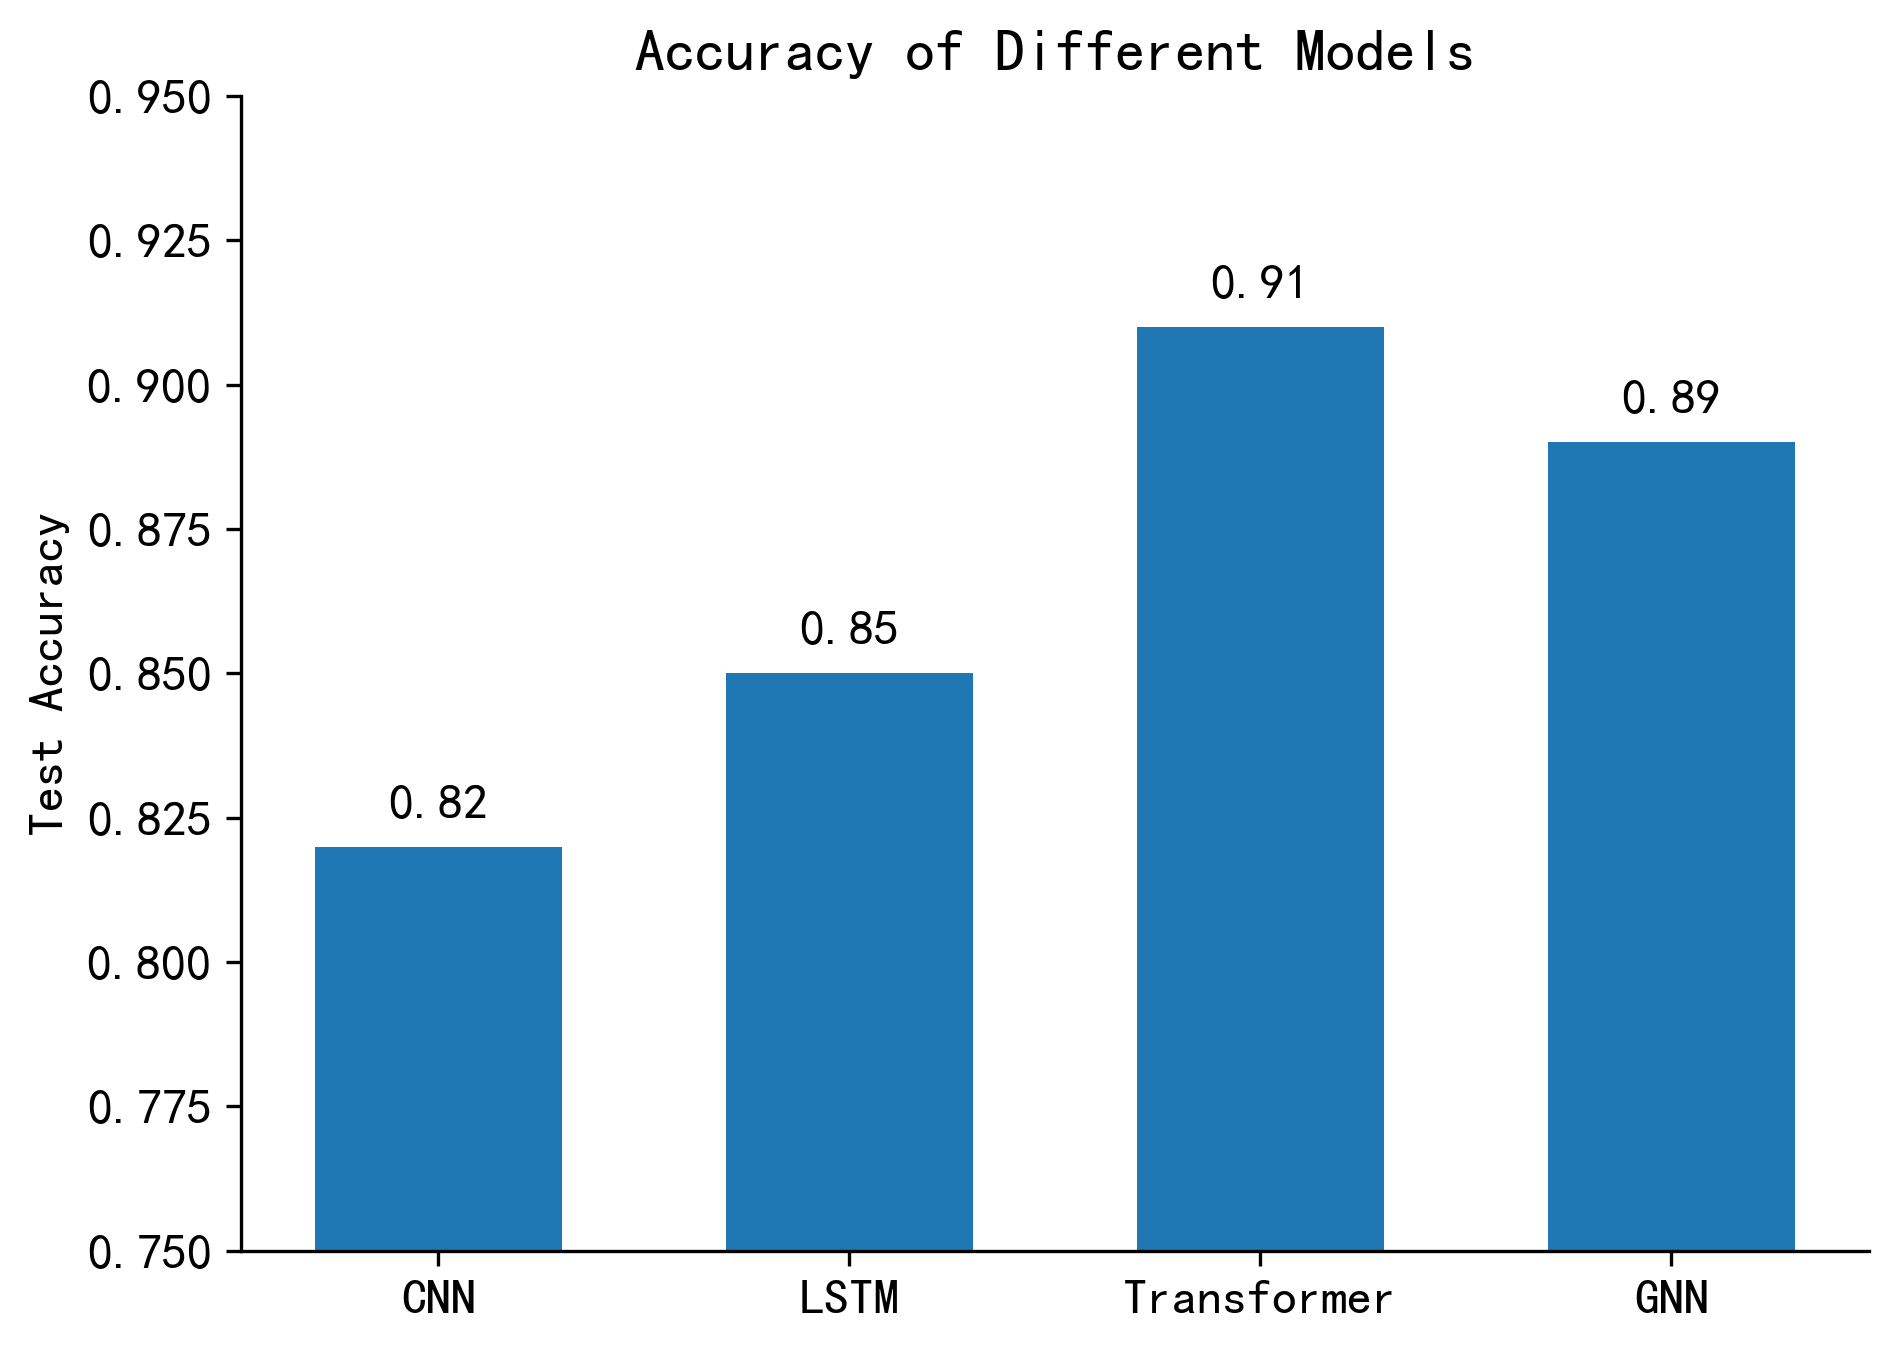

Recreate this plot in Python.
# 导入绘图库
import matplotlib.pyplot as plt
# 导入数值库（本文件少量使用，统一规范导入）
import numpy as np
plt.rcParams["font.family"] = ["SimHei"]
plt.rcParams["axes.unicode_minus"] = False
plt.rcParams["font.size"] = 12
plt.rcParams["axes.spines.top"] = False
plt.rcParams["axes.spines.right"] = False
plt.rcParams["figure.dpi"] = 300
plt.rcParams["savefig.bbox"] = "tight"

# 创建画布，尺寸宽7高5
fig, ax = plt.subplots(figsize=(7, 5))

# X轴类别：4个不同模型名称
models = ["CNN", "LSTM", "Transformer", "GNN"]
# 对应每个模型的测试准确率数值
acc = [0.82, 0.85, 0.91, 0.89]

# 绘制柱状图，width柱子宽度0.6，返回柱子对象bars用于后续加数字
bars = ax.bar(models, acc, width=0.6)

# 循环遍历每一根柱子，在柱子顶部标注具体数值（科研图加分项）
for bar in bars:
    # 获取当前柱子的高度（也就是准确率数值）
    height = bar.get_height()
    # 在柱子水平居中位置，高度+0.005防止贴住柱子，写入保留两位小数的数字
    # ha="center" 水平居中对齐
    ax.text(bar.get_x()+bar.get_width()/2, height+0.005, f"{height:.2f}", ha="center")

# 设置Y轴显示范围，下限0.75，上限0.95，避免柱子顶到边框
ax.set_ylim(0.75, 0.95)
# Y轴名称
ax.set_ylabel("Test Accuracy")
# 图表标题
ax.set_title("Accuracy of Different Models")
import os
save_path = r"C:\Users\86159\Desktop\04"
# 保存矢量图
plt.savefig(os.path.join(save_path, "柱状图.pdf"))
# 保存图片
plt.savefig(os.path.join(save_path, "柱状图.png"))
# 弹窗看图
plt.show()
